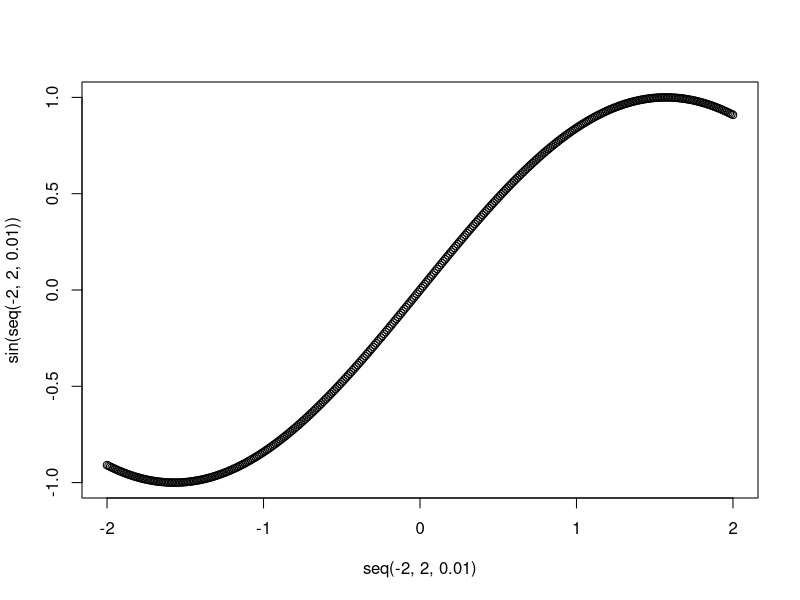

R code for this plot:
## ---- chunk 1
1 + 1
## ---- chunk 2
#| echo: false
2 * 2
## ---- chunk 3
1 + 1
## ---- chunk 4
plot(seq(-2,2,0.01),sin(seq(-2,2,0.01)))
